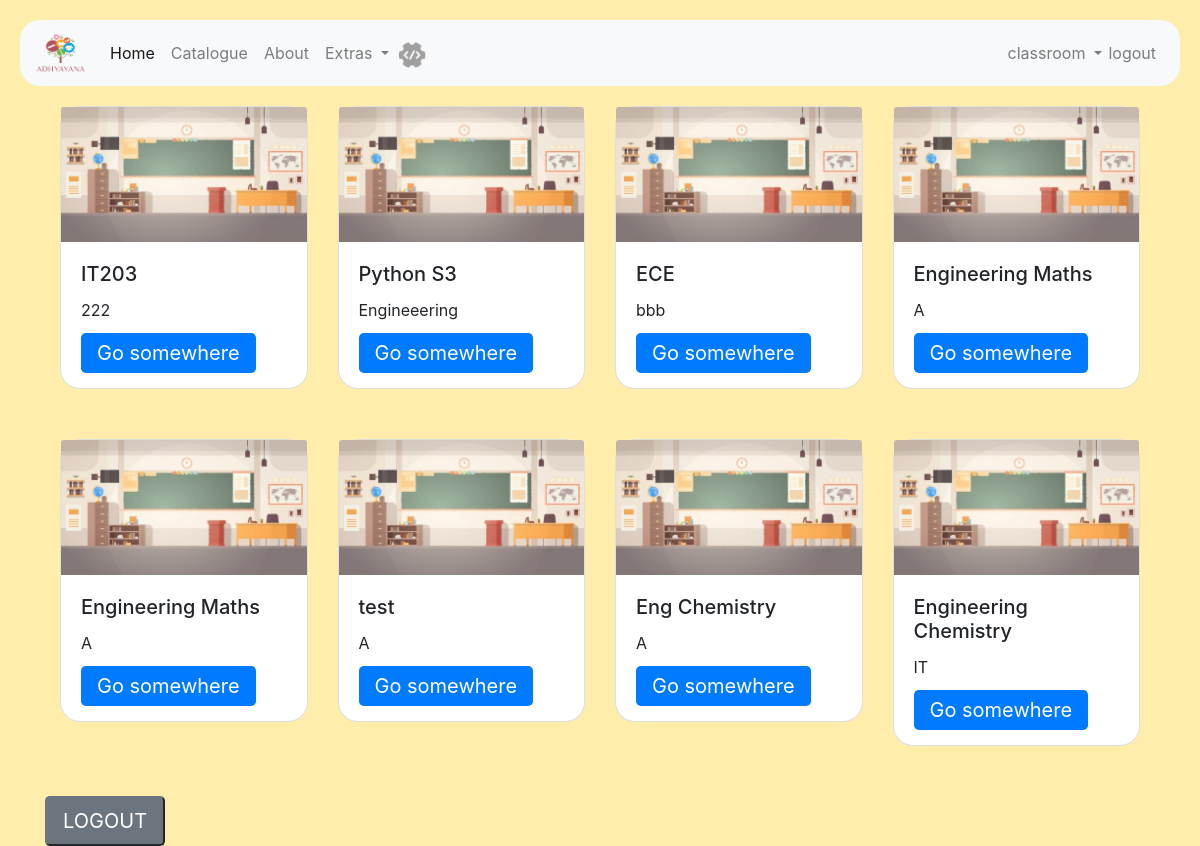
Screenshot of /classroom (signed in) with the database file from the repository.
### Accounts/models.py (models this page shows, shortened)
class classroom(models.Model):
       class_name=models.CharField(max_length=50,null=True)
       class_sec=models.CharField(max_length=50,null=True)
       class_subject=models.CharField(max_length=50,null=True)
       classid=models.CharField(max_length=15,null=True)
       admin=models.ForeignKey(User,on_delete=models.CASCADE)
       c_url=models.URLField(default=None,null=True)
       c_link=models.URLField(default=None,null=True)
       members=models.ManyToManyField(profile)
       def get_abs_url(self):
              return reverse('classroom',kwargs={'c_id':self.classid})
       def is_admin(self):
              return self.admin

### userinterface/views.py (the view)
# urls.py: path('classroom',views.class_room,name="classroom-home"),
@login_required
def class_room(request):
    form=Classform(request.POST)
    userclass=classroom.objects.filter(members=request.user.profile)
    return render(request,'classroom_home.html',{'form':form,'user_classes':userclass})

### templates/classroom_home.html
{% extends 'navbar.html' %}
{% load static %}
{%block content%}
<div class="container">
    <div class="row" style="margin: auto;">
        {%for user_class in user_classes%}
        <div class="col-md-3">
        <div class="card" style="margin-bottom: 50px; border-radius: 20px;">
        <img src="{% static 'image/classroom.jpg'%}" class="card-img-top" alt="...">
        <div class="card-body">
        <h5 class="card-title">{{user_class.class_name}}</h5>
        <p class="card-text">{{user_class.class_sec}}</p>
        {%if request.user == user_class.is_admin%}
        <a href="{{user_class.get_abs_url}}/admin" class="btn-lg btn-primary">Go somewhere</a>
        {%else%}
        <a href="{{user_class.get_abs_url}}" class="btn-lg btn-primary">Go somewhere</a>
        {%endif%}
        </div>
        </div>
        </div>
        {%endfor%}
    </div>
     <button type="button" class=" btn-secondary btn-lg" onclick="window.location.href='{%url 'logout'%}'">LOGOUT</button>
</div>
{%endblock%}

### templates/navbar.html (shortened to what this page needs)
{%load static%}
<!DOCTYPE html>
<html>
<head>
    <link rel="stylesheet" href="https://cdn.jsdelivr.net/npm/bootstrap@4.5.3/dist/css/bootstrap.min.css">
	<link rel="stylesheet" href="https://stackpath.bootstrapcdn.com/bootstrap/4.1.3/css/bootstrap.min.css">
	<link rel="stylesheet" href="https://use.fontawesome.com/releases/v5.6.1/css/all.css">
	<link rel="stylesheet" href="https://stackpath.bootstrapcdn.com/bootstrap/4.5.2/css/bootstrap.min.css">
    <link rel="stylesheet" href="https://maxcdn.bootstrapcdn.com/font-awesome/4.7.0/css/font-awesome.min.css">
</head>
<body>
    <div class="bs-example" >
	<nav class="navbar navbar-expand-md navbar-light bg-light" style="border-radius: 20px;">
			<a class="navbar-brand" href="#">
			  <img src="{% static 'image\ADHAYAYAN.png' %}" alt="" width="50" height="40">
			</a>
		<div class="collapse navbar-collapse" id="navbarCollapse">
			<div class="navbar-nav">
				<a href="{%url 'home'%}" class="nav-item nav-link active">Home</a>
				<a href="{%url 'catalogue'%}" class="nav-item nav-link">Catalogue</a>
				<a href="{%url 'about'%}" class="nav-item nav-link">About</a>
				<li class="nav-item dropdown" style="">
					<a class="nav-link dropdown-toggle" href="#" id="navbarDropdown" role="button" data-bs-toggle="dropdown" aria-expanded="false" >
					 Extras
					</a>
				  </li>
				{%if not compiler%}
                <div class="compiler"><img src="{%static 'image\compiler.png'%}" onclick="openNav()" style="height: 30px; width: 30px;" alt=""></div>
                {%endif%}
				<li class="nav-item dropdown" style="position: absolute; right: 70px;">
          <a class="nav-link dropdown-toggle" href="#" id="navbarDropdown" role="button" data-bs-toggle="dropdown" aria-expanded="false" >
            classroom
          </a>
        </li>
			</div>
			{%if user.is_authenticated%}
			<div class="navbar-nav ml-auto">
				<a href="{%url 'logout'%}" class="nav-item nav-link">logout</a>
			</div>
			{%else%}
			<div class="navbar-nav ml-auto">
				<a href="{%url 'login'%}" class="nav-item nav-link">Login</a>
			</div>
		{%endif%}
		</div>
    </nav>
</div>
	{%block content%}
	{%endblock%}
</body>
</html>

### templates/popup.html (shortened to what this page needs)
{%load static%}
{%load crispy_forms_tags%}
{%load crispy_forms_filters%}

### templates/popup2.html (shortened to what this page needs)
{%load static%}

### templates/navbar.html (style rules this page uses)
body, html { margin: 0; padding: 0; height: 100%; background: #ffedab !important; background-color: none; }
.bs-example { margin: 20px; }
.compiler { height: 30px; width: 30px; top: 7px; position: relative; display: flex; }

### rows the page displays
classroom: class_name "IT203", class_sec "222"
classroom: class_name "Python S3", class_sec "Engineeering"
classroom: class_name "ECE", class_sec "bbb"
classroom: class_name "Engineering Maths", class_sec "A"
classroom: class_name "Engineering Maths", class_sec "A"
classroom: class_name "test", class_sec "A"
classroom: class_name "Eng Chemistry", class_sec "A"
classroom: class_name "Engineering Chemistry", class_sec "IT"
